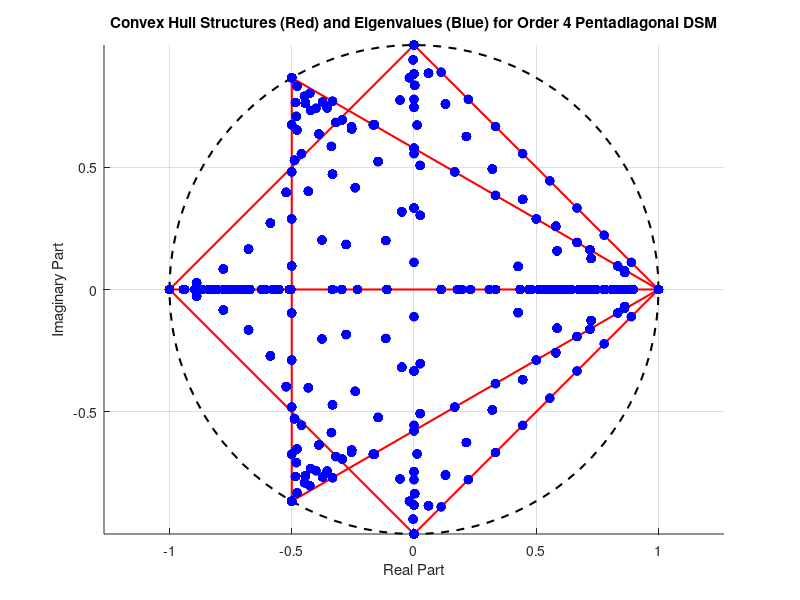

Here is the MATLAB script that generated this plot:
function generate_pentadiagonal_dsm_convex_hull()
    % Step 1: Generate and plot convex hull structures for n = 1, 2, 3, 4 (in red)
    figure;
    hold on;

    % Plot unit circle
    t = linspace(0, 2*pi, 100);
    plot(cos(t), sin(t), 'k--', 'LineWidth', 1.5);
    
    for n = 1:4
        theta = linspace(0, 2*pi, n+1);
        theta(end) = [];
        roots_unity = exp(1i * theta);

        x = real(roots_unity);
        y = imag(roots_unity);
        
        if n == 1
            plot(x, y, 'ro', 'MarkerFaceColor', 'r');
        elseif n == 2
            plot(x, y, 'ro', 'MarkerFaceColor', 'r');
            plot(x, y, 'r-', 'LineWidth', 1.5);
        else
            k = convhull(x, y);
            plot(x, y, 'ro', 'MarkerFaceColor', 'r');
            plot(x(k), y(k), 'r-', 'LineWidth', 1.5);
        end
    end

    % Step 2: Generate and print all 14 valid pentadiagonal permutation matrices
    perms_list = generate_pentadiagonal_permutations(4);
    
    fprintf('\n=== 14 Valid Pentadiagonal Permutation Matrices for Order 4 ===\n');
    for i = 1:length(perms_list)
        fprintf('\nMatrix P%d:\n', i);
        disp(perms_list{i});
    end

    % Step 3: Generate 182 ordered pairs (14P2) for convex combinations
    pairs = nchoosek(1:length(perms_list), 2); % Get 91 unordered pairs
    pairs = [pairs; flip(pairs, 2)]; % Convert to ordered pairs (182)

    num_combinations = 10;
    alpha_values = linspace(0, 1, num_combinations);

    eigenvalues_all = [];

    % Compute eigenvalues without printing the 1820 matrices
    for pair_idx = 1:size(pairs, 1)
        P1 = perms_list{pairs(pair_idx, 1)};
        P2 = perms_list{pairs(pair_idx, 2)};
        
        for alpha_idx = 1:num_combinations
            alpha = alpha_values(alpha_idx);
            A = alpha * P1 + (1 - alpha) * P2;
            eigenvalues = eig(A);
            eigenvalues_all = [eigenvalues_all; eigenvalues]; %#ok<AGROW>
        end
    end

    % Step 4: Plot eigenvalues (in blue)
    plot(real(eigenvalues_all), imag(eigenvalues_all), 'bo', 'MarkerFaceColor', 'b'); 

    % Step 5: Final plot adjustments
    axis equal;
    grid on;
    title('Convex Hull Structures (Red) and Eigenvalues (Blue) for Order 4 Pentadiagonal DSM');
    xlabel('Real Part');
    ylabel('Imaginary Part');
    hold off;
end

function perms_list = generate_pentadiagonal_permutations(n)
    P_all = perms(1:n);
    perms_list = {};
    
    for i = 1:size(P_all, 1)
        P = zeros(n);
        for j = 1:n
            P(j, P_all(i, j)) = 1;
        end
        
        is_valid = true;
        for row = 1:n
            col = P_all(i, row);
            if abs(row - col) > 2  
                is_valid = false;
                break;
            end
        end
        
        if is_valid && P(1,4) == 0 && P(4,1) == 0
            perms_list{end+1} = P; %#ok<AGROW>
        end
    end
end
